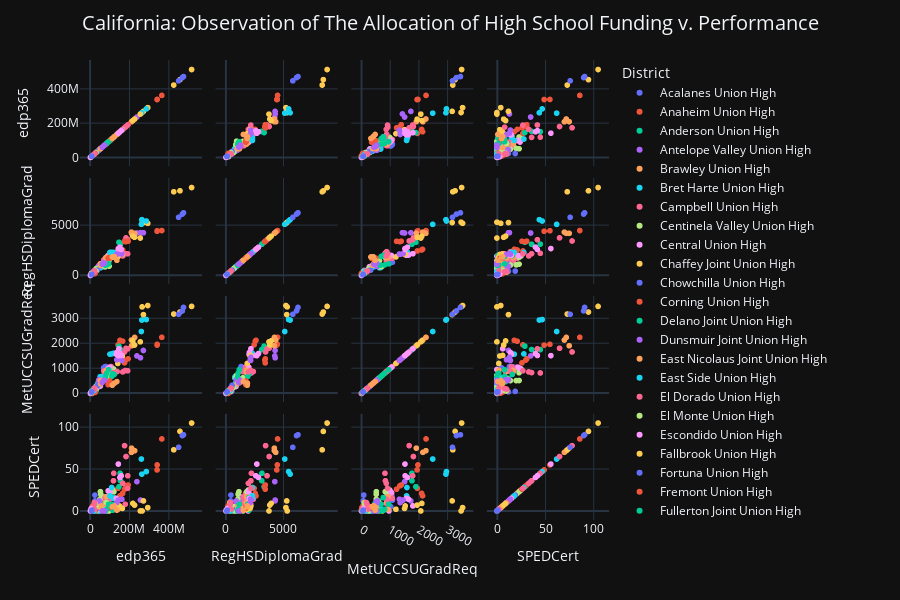

This figure's notebook cell:
### Code cell
fig = px.scatter_matrix(eda, 
                        dimensions=['edp365', 'RegHSDiplomaGrad', 'MetUCCSUGradReq', 'SPEDCert'],
                        color='District',
                        template='plotly_dark',
                       width=900,
                       height=600)

fig.update_layout(
        title_text="California: Observation of The Allocation of High School Funding v. Performance",
        title_xanchor="center",
        title_font=dict(size=20),
        title_x=0.5
    
    )

fig.show()
